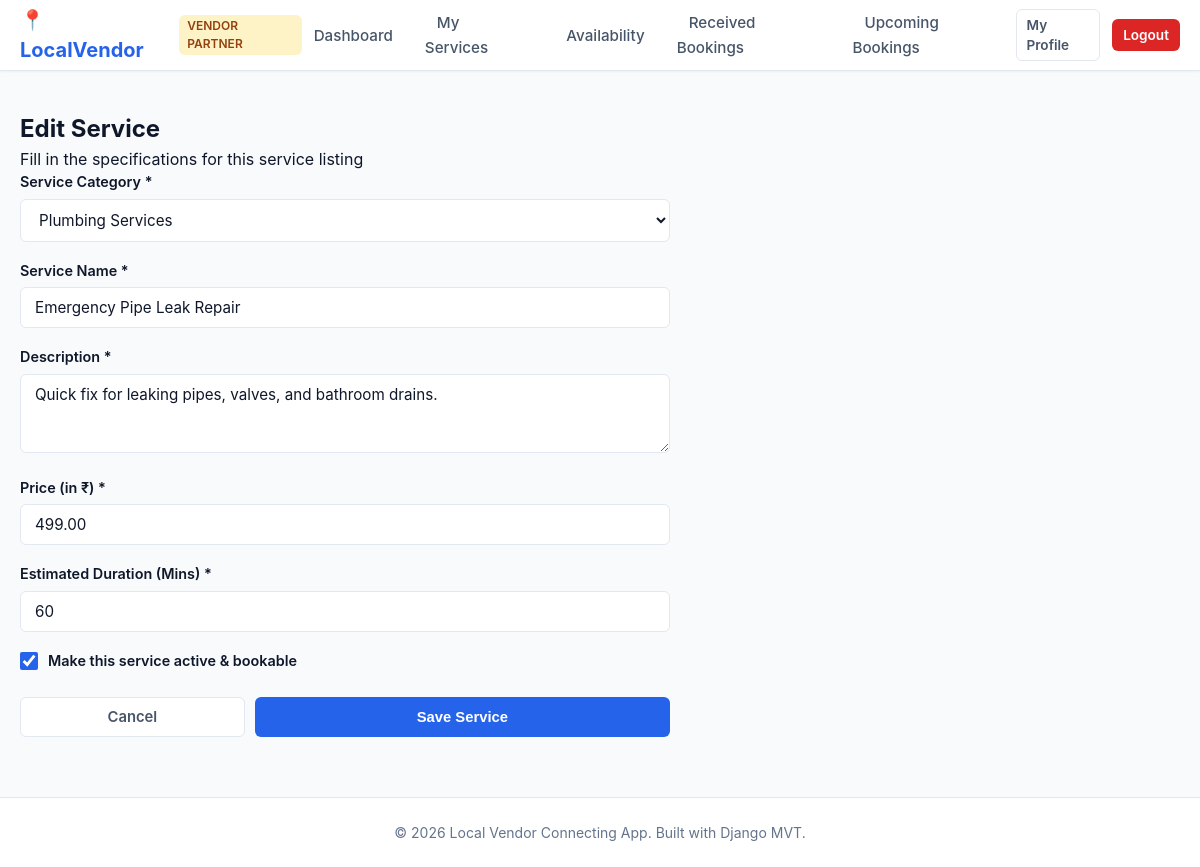
Page /vendor/services/1/edit/ (signed in) on the committed database.
### services/models.py (models this page shows, shortened)
class Service(models.Model):
    vendor = models.ForeignKey(VendorProfile, on_delete=models.CASCADE, related_name='services')
    category = models.ForeignKey(ServiceCategory, on_delete=models.CASCADE, related_name='services')
    name = models.CharField(max_length=200)
    description = models.TextField()
    price = models.DecimalField(max_digits=10, decimal_places=2)
    duration_minutes = models.PositiveIntegerField(help_text='Duration in minutes')
    is_available = models.BooleanField(default=True)
    created_at = models.DateTimeField(auto_now_add=True)
    updated_at = models.DateTimeField(auto_now=True)

### vendor/views.py (the view)
# urls.py: path('services/<int:service_id>/edit/', views.edit_service, name='edit_service'),
@vendor_required
def edit_service(request, service_id):
    vendor = request.user.vendor_profile
    service = get_object_or_404(Service, id=service_id, vendor=vendor)
    if request.method == 'POST':
        form = ServiceForm(request.POST, instance=service)
        if form.is_valid():
            form.save()
            messages.success(request, 'Service updated successfully!')
            return redirect('vendor:my_services')
    else:
        form = ServiceForm(instance=service)
    context = {
        'form': form,
        'action': 'Edit',
        'service': service,
    }
    return render(request, 'vendor/service_form.html', context)

### vendor/forms.py
class ServiceForm(forms.ModelForm):
    class Meta:
        model = Service
        fields = ['category', 'name', 'description', 'price', 'duration_minutes', 'is_available']
        widgets = {
            'category': forms.Select(attrs={'class': 'form-input'}),
            'name': forms.TextInput(attrs={'class': 'form-input', 'placeholder': 'Service Name'}),
            'description': forms.Textarea(attrs={'class': 'form-input', 'rows': 3}),
            'price': forms.NumberInput(attrs={'class': 'form-input', 'placeholder': 'Price in ₹'}),
            'duration_minutes': forms.NumberInput(attrs={'class': 'form-input', 'placeholder': 'Duration in minutes'}),
            'is_available': forms.CheckboxInput(attrs={'class': 'form-checkbox'}),
        }
    def __init__(self, *args, **kwargs):
        super().__init__(*args, **kwargs)
        self.fields['category'].queryset = ServiceCategory.objects.filter(is_active=True)

### services/models.py (called while the page is built)
    def __str__(self):
        return self.name

### templates/vendor/service_form.html (shortened to what this page needs)
{% extends 'vendor/vendor_base.html' %}
{% block content %}
<div class="auth-wrapper" style="padding: 10px 0;">
    <div class="auth-card" style="max-width: 650px;">
        <div class="auth-header">
            <h2 class="auth-title">{{ action }} Service</h2>
            <p class="auth-subtitle">Fill in the specifications for this service listing</p>
        </div>
        <form method="POST">
            <div class="form-group">
                <label class="form-label">Service Category *</label>
                {{ form.category }}
            </div>
            <div class="form-group">
                <label class="form-label">Service Name *</label>
                {{ form.name }}
            </div>
            <div class="form-group">
                <label class="form-label">Description *</label>
                {{ form.description }}
            </div>
            <div class="form-row">
                <div class="form-group">
                    <label class="form-label">Price (in ₹) *</label>
                    {{ form.price }}
                </div>
                <div class="form-group">
                    <label class="form-label">Estimated Duration (Mins) *</label>
                    {{ form.duration_minutes }}
                </div>
            </div>
            <div class="form-group" style="display: flex; align-items: center; gap: 10px; margin-top: 10px;">
                {{ form.is_available }}
                <label class="form-label" style="margin-bottom: 0;" for="id_is_available">Make this service active & bookable</label>
            </div>
            <div style="display: flex; gap: 10px; margin-top: 25px;">
                <a href="{% url 'vendor:my_services' %}" class="btn btn-secondary" style="flex: 1;">Cancel</a>
                <button type="submit" class="btn btn-primary" style="flex: 2;">Save Service</button>
            </div>
        </form>
    </div>
</div>
{% endblock %}

### static/css/base.css (style rules this page uses)
:root { --primary: #2563eb; --primary-hover: #1d4ed8; --primary-light: #eff6ff; --secondary: #475569; --success: #16a34a; --warning: #d97706; --danger: #dc2626; --bg-main: #f8fafc; --surface: #ffffff; --text-main: #0f172a; --text-muted: #64748b; --border: #e2e8f0; --border-focus: #93c5fd; --radius-sm: 6px; --radius-md: 10px; --radius-lg: 16px; --shadow-sm: 0 1px 2px 0 rgba(0, 0, 0, 0.05); --shadow-md: 0 4px 6px -1px rgba(0, 0, 0, 0.1), 0 2px 4px -2px rgba(0, 0, 0, 0.05); --shadow-lg: 0 10px 15px -3px rgba(0, 0, 0, 0.1), 0 4px 6px -4px rgba(0, 0, 0, 0.05); --font: -apple-system, BlinkMacSystemFont, "Segoe UI", Roboto, "Helvetica Neue", Arial, sans-serif; }
* { box-sizing: border-box; margin: 0; padding: 0; }
body { font-family: var(--font); background-color: var(--bg-main); color: var(--text-main); line-height: 1.5; min-height: 100vh; display: flex; flex-direction: column; }
a { color: var(--primary); text-decoration: none; transition: color 0.15s ease-in-out; }
.btn { display: inline-flex; align-items: center; justify-content: center; padding: 8px 16px; font-size: 0.925rem; font-weight: 600; border-radius: var(--radius-sm); border: 1px solid transparent; cursor: pointer; transition: all 0.15s ease-in-out; text-decoration: none; }
.btn-primary { background-color: var(--primary); color: #ffffff; }
.btn-secondary { background-color: var(--surface); color: var(--secondary); border-color: var(--border); }
.form-group { margin-bottom: 18px; }
.form-label { display: block; font-weight: 600; font-size: 0.9rem; color: var(--text-main); margin-bottom: 6px; }
.form-input, .form-select, .form-textarea { width: 100%; padding: 10px 14px; border: 1px solid var(--border); border-radius: var(--radius-sm); font-size: 0.95rem; color: var(--text-main); background-color: var(--surface); font-family: inherit; transition: border-color 0.15s, box-shadow 0.15s; }
.form-checkbox { width: 18px; height: 18px; accent-color: var(--primary); cursor: pointer; }

### rows in the picture
Service: category "Plumbing Services", name "Emergency Pipe Leak Repair", description "Quick fix for leaking pipes, valves, and bathroom drains.", price "499.00", duration_minutes "60", is_available "☑"

### other values in the picture
{{ action }} "Edit"
